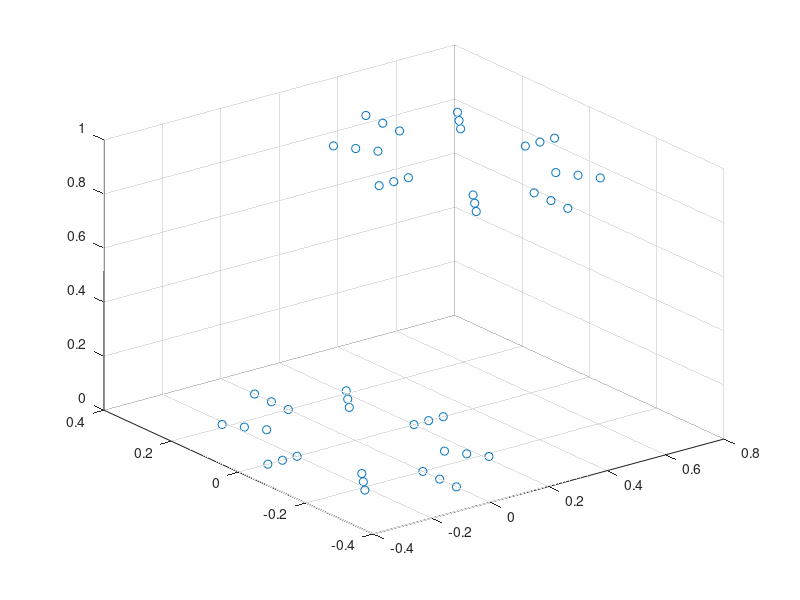

Source code (MATLAB):
% Mesh generator, ME 280a HW 5

Nt = 2;         % number of layers
No = 8;         % number of elements in the theta direction

if mod(No, 2) ~= 0
    disp('No must be even!')
end

Nc = 8;         % number of elements in circumferential direction
num_nodes_per_elem = 4;     % linear elements

R = 1;          % radius of each arch
r = 0.2;        % radius of inner hole
t = 0.1;        % thickness of the tube wall

layer_thickness = t / (Nt);           % thickness of each ring
angle = (2*pi) / Nc;                % angle in horizontal plane


% in a particular horizontal (relative to tube axis) plane:

% global node numbering begins on the inner surface, and moves clockwise
% until reaching the outer surface

% each row represents one coordinate of a global node
coordinates = zeros(Nt * Nc, 3);
Angle = pi / (No / 2);

k = 1; % index for coordinate row
x = 0;
y = 0;
z = 0;

Theta = 0;

% mesh in the theta direction
for l = 1:2

    % for each plane
    theta = 0;
    dt = 0;          

    % meshes in a plane perpendicular to tube axis
    for j = 1:(Nt + 1) % create all layers of rings

        for i = 1:Nc % create a single ring

            % x-coordinate
            coordinates(k, 1) = x + (r + dt) * cos(theta);

            % y-coordinate
            coordinates(k, 2) = y + (r + dt) * sin(theta);

            % z-coordinate
            coordinates(k,3) = z;

            k = k + 1;

            theta = theta + angle;
        end

        dt = dt + layer_thickness; % reset radius
        theta = 0; % reset angle
    end

    Theta = Theta + Angle;
    
    x = x + (R + t + r) * (1 - cos(Theta));
    y = y;
    z = z + (R + t + r) * sin(Theta);
end

% find the x-coordinates of the No + 1 slices
x_centers = zeros(1, No + 1);
x_centers(1) = 0;

theta_inc = pi / (No / 2);
theta = theta_inc;

% in the first half of the tube
for i = 2:((No/2) + 1)
    x_centers(i) = x_centers(1) + (R + t + r) * (1 - cos(theta));
    theta = theta + theta_inc;
end

% in the second half of the tube
j = i + 1;
second_part_start = x_centers(i);
for l = 2:((No/2) + 1)
    x_centers(j) = second_part_start + x_centers(l);
    j = j + 1;
end


X = coordinates(:,1);
Y = coordinates(:,2);
Z = coordinates(:,3);

scatter3(X,Y,Z)
